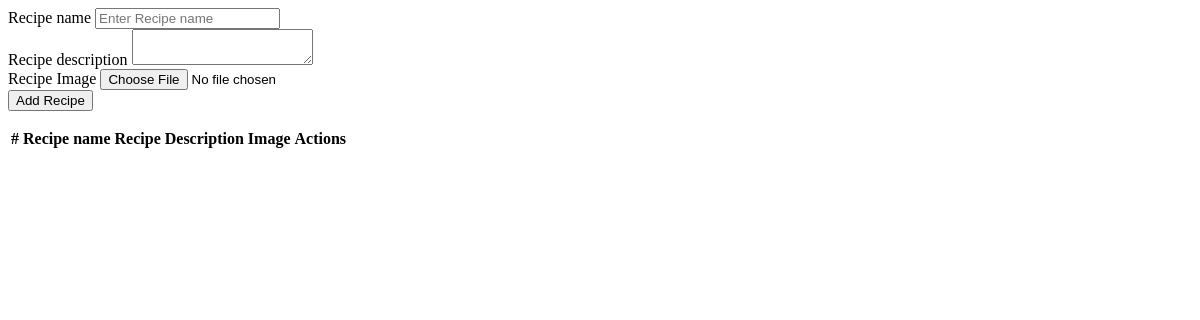
Page /recipes/ on the earlier database version.
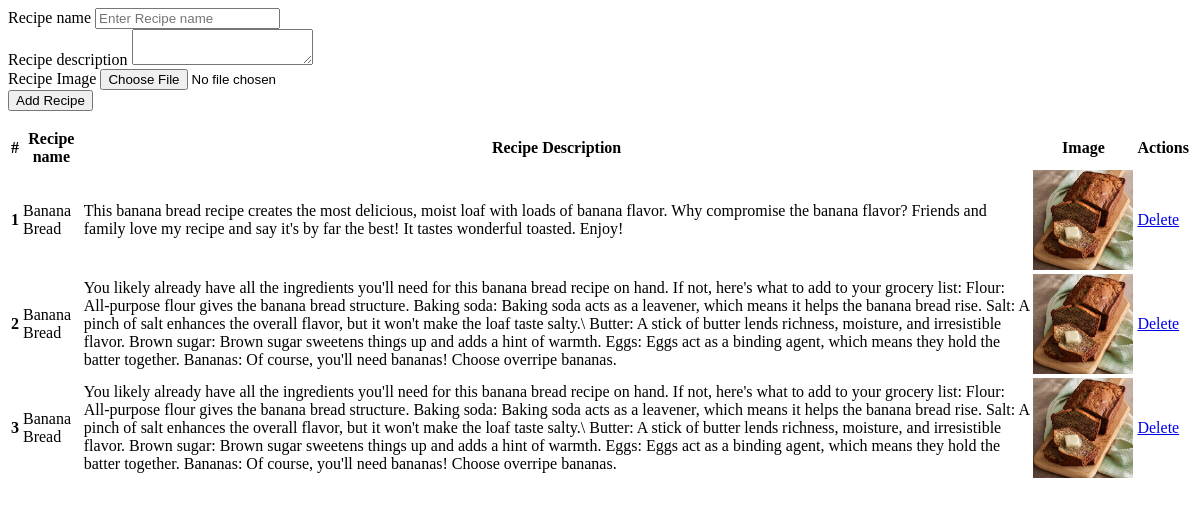
Same page on the later database version.
### veggie/models.py (models this page shows)
class Recipe(models.Model):
    recipe_name = models.CharField(max_length=100)
    recipe_description = models.TextField()
    recipe_image = models.ImageField(upload_to="recipe")

### veggie/views.py (the view, shortened to what this page needs)
# urls.py: path('recipes/',recipes,name="recipes"),
def recipes(request):
    queryset = Recipe.objects.all()
    context = {'recipes':queryset}
    return render(request,'recipes.html',context)

### veggie/templates/recipes.html (shortened to what this page needs)
{% extends "base.html" %}
{% block start %}
<div  class="container mt-5">
    <form class="col-6 mx-auto card p-3" method="post" enctype="multipart/form-data">
        <div class="mb-3">
          <label for="exampleInputEmail1" class="form-label">Recipe name</label>
          <input name=" recipe_name" type="text" class="form-control" id="exampleInputEmail1" aria-describedby="emailHelp" placeholder="Enter Recipe name" required>
        </div>
        <div class="mb-3">
          <label for="exampleInputPassword1" class="form-label">Recipe description</label>
          <textarea name="recipe_description" class="form-control" required></textarea>
        </div>
        <div class="mb-3">
            <label for="exampleInputPassword1" class="form-label">Recipe Image</label>
           <input name="recipe_image" type="file" class="form-control" required>
        </div>
        <button type="submit" class="btn btn-success">Add Recipe</button>
      </form>
      <table class="table">
        <thead>
          <tr>
            <th scope="col">#</th>
            <th scope="col">Recipe name</th>
            <th scope="col">Recipe Description</th>
            <th scope="col">Image</th>
            <th scope="col">Actions</th>
          </tr>
        </thead>
        <tbody>
          {% for recipe in recipes%}
          <tr>
            <th scope="row">{{forloop.counter}}</th>
            <td>{{recipe.recipe_name}}</td>
            <td>{{recipe.recipe_description}}</td>
            <td>
              <img src="/media/{{recipe.recipe_image}}" style="height:100px">
            </td>
            <td>
              <a href="/delete-recipe/{{recipe.id}}">Delete</a>
            </td>
          </tr>
          {% endfor %}
        </tbody>
      </table>
</div>
{% endblock %}

Differences in the rows shown:
added Recipe: recipe_name "Banana Bread", recipe_description "This banana bread recipe creates the most delicious, moist loaf with loads of banana flavor. Why compromise the banana flavor? Friends and family love my recipe and say it's by far the best! It tastes wonderful toasted. Enjoy!", recipe_image (picture)
added Recipe: recipe_name "Banana Bread", recipe_description "You likely already have all the ingredients you'll need for this banana bread recipe on hand. If not, here's what to add to your grocery list: Flour: All-purpose flour gives the banana bread structure. Baking soda: Baking soda acts as a leavener, which means it helps the banana bread rise. Salt: A pinch of salt enhances the overall flavor, but it won't make the loaf taste salty.\\ Butter: A stick of butter lends richness, moisture, and irresistible flavor. Brown sugar: Brown sugar sweetens things up and adds a hint of warmth. Eggs: Eggs act as a binding agent, which means they hold the batter together. Bananas: Of course, you'll need bananas! Choose overripe bananas.", recipe_image (picture)
added Recipe: recipe_name "Banana Bread", recipe_description "You likely already have all the ingredients you'll need for this banana bread recipe on hand. If not, here's what to add to your grocery list: Flour: All-purpose flour gives the banana bread structure. Baking soda: Baking soda acts as a leavener, which means it helps the banana bread rise. Salt: A pinch of salt enhances the overall flavor, but it won't make the loaf taste salty.\\ Butter: A stick of butter lends richness, moisture, and irresistible flavor. Brown sugar: Brown sugar sweetens things up and adds a hint of warmth. Eggs: Eggs act as a binding agent, which means they hold the batter together. Bananas: Of course, you'll need bananas! Choose overripe bananas.", recipe_image (picture)
